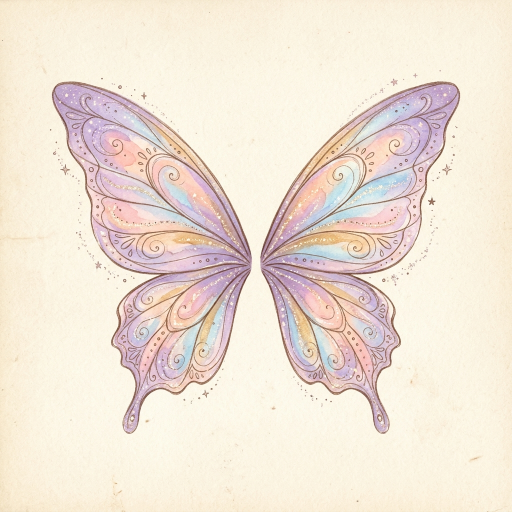
#> input picture src/assets/images/acc_butterfly_wings_1795434301983.jpg, 1024 x 1024 px (shown at 1/2 size); its folder holds 2 pictures in this run
$ python whiten-illustration-bg.py ../src/assets/images ../src/assets/images/acc_flower_wreath_1795434301268.jpg
#> lines starting #> are read from the running program, lines starting #| are printed output that depends on the picture
# Keys the flat paper background of single-object illustrations to pure white,
# leaving the subject untouched (soft distance mask from the border median colour).
# Usage: python3 scripts/whiten-illustration-bg.py <dir-with-source-jpg-png> src/assets/images
# Requires: pillow, numpy. Output: same basename as .webp (q82).
import sys, os, statistics as st
import numpy as np
from PIL import Image
src, dst = sys.argv[1], sys.argv[2]
for name in sorted(os.listdir(src)):
    a = np.asarray(Image.open(os.path.join(src,name)).convert('RGB')).astype(np.float32)
    h, w, _ = a.shape
#> h = 1024; w = 1024
    border = np.concatenate([a[:3].reshape(-1,3), a[-3:].reshape(-1,3), a[:, :3].reshape(-1,3), a[:, -3:].reshape(-1,3)])
    bg = np.median(border, axis=0)
#> bg = [247, 235, 211]
    sd = border.std(axis=0).max()
#> sd = 6.85
    # distance of each pixel from the background colour (max channel)
    d = np.abs(a - bg).max(axis=2)
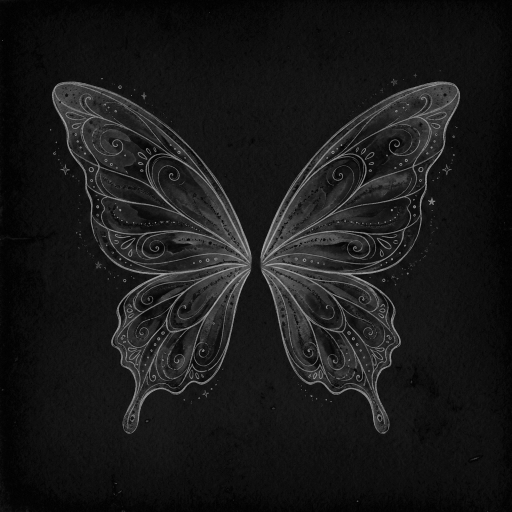
#> d: shape (1024, 1024) float32 (shown at 1/2 size); min 0, max 187, mean 25.1
    d0 = 2.5*sd + 4          # inside this: pure background
#> d0 = 21.13
    d1 = d0 + 28             # beyond this: untouched subject
#> d1 = 49.13
    t = np.clip((d - d0) / (d1 - d0), 0, 1)
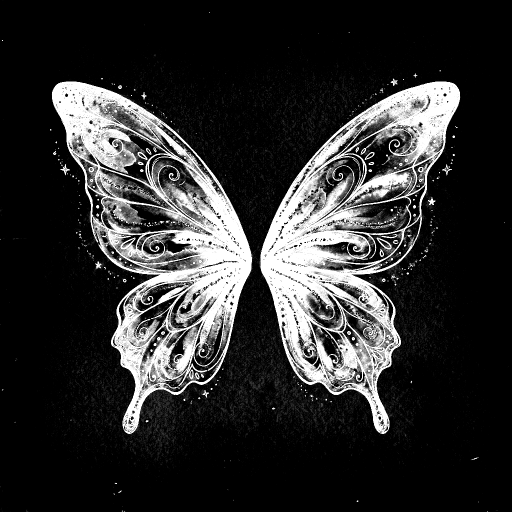
#> t: shape (1024, 1024) float32 (shown at 1/2 size); min 0, max 1, mean 0.181
    t = t*t*(3-2*t)          # smoothstep for a soft watercolour edge
    balanced = np.clip(a / bg * 255.0, 0, 255)  # background -> white, keeps relative tint
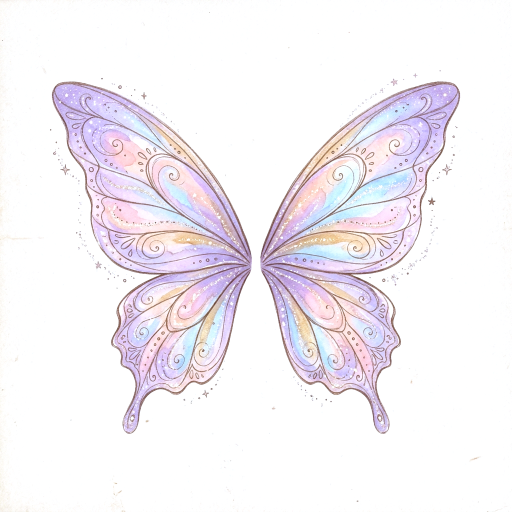
#> balanced: shape (1024, 1024, 3) float32 (shown at 1/2 size); mean R, G, B 245.3, 240.9, 246
    out = balanced*(1-t[...,None]) + a*t[...,None]
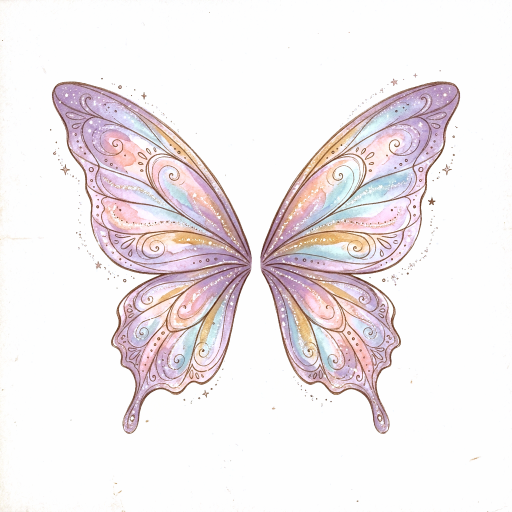
#> out: shape (1024, 1024, 3) float32 (shown at 1/2 size); mean R, G, B 244.2, 238.4, 240.1; drawn with min black and max white
    im = Image.fromarray(np.clip(out+0.5,0,255).astype(np.uint8))
    if max(im.size) > 1600: im.thumbnail((1600,1600), Image.LANCZOS)
    im.save(os.path.join(dst, os.path.splitext(name)[0]+'.webp'), 'WEBP', quality=82, method=6)
    print(f"{name[:40]:40} bg={tuple(int(x) for x in bg)} sd={sd:.1f} subject-untouched={100*(t>=1).mean():.0f}%")
#| acc_butterfly_wings_1795434301983.jpg    bg=(247, 235, 211) sd=6.9 subject-untouched=12%
#> pass 2 of the loop `for name in sorted(os.listdir(src)):`:
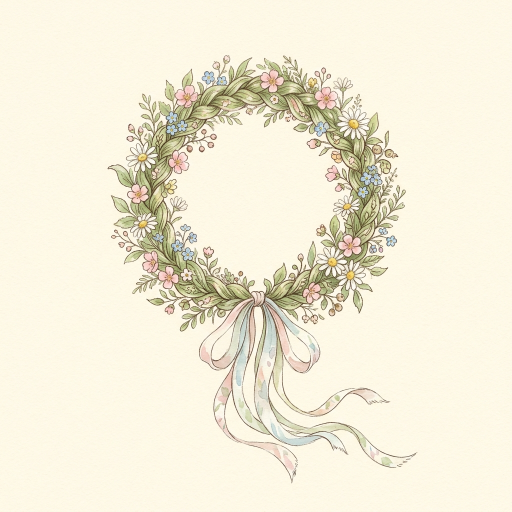
#> input picture src/assets/images/acc_flower_wreath_1795434301268.jpg, 1024 x 1024 px (shown at 1/2 size)
#> bg = [254, 248, 230]
#> sd = 2.17
#> `d = np.abs(a - bg).max(axis=2)`:
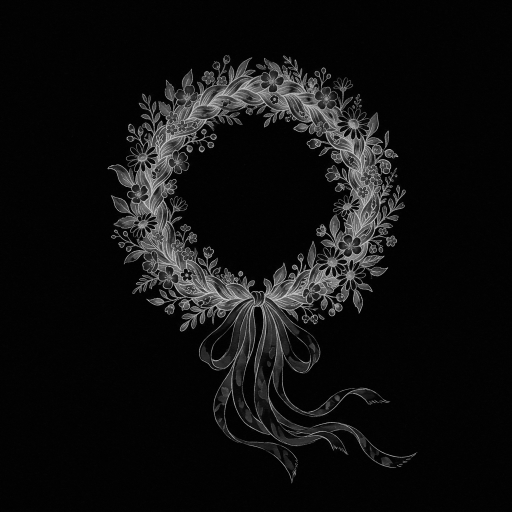
#> d: shape (1024, 1024) float32 (shown at 1/2 size); min 1, max 230, mean 15.9
#> d0 = 9.43
#> d1 = 37.43
#> `balanced = np.clip(a / bg * 255.0, 0, 255)`:
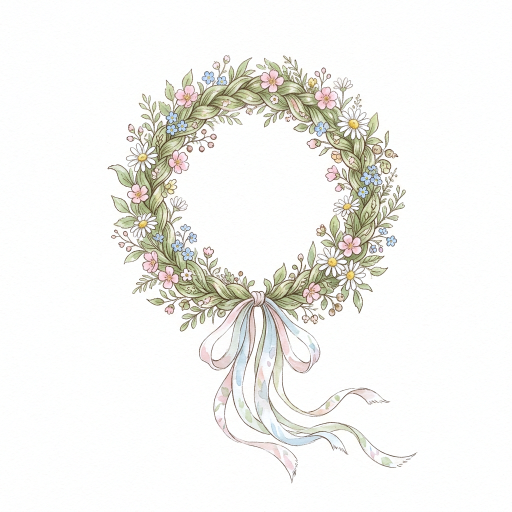
#> balanced: shape (1024, 1024, 3) float32 (shown at 1/2 size); mean R, G, B 244, 243.5, 240.2
#| acc_flower_wreath_1795434301268.jpg      bg=(254, 248, 230) sd=2.2 subject-untouched=13%
